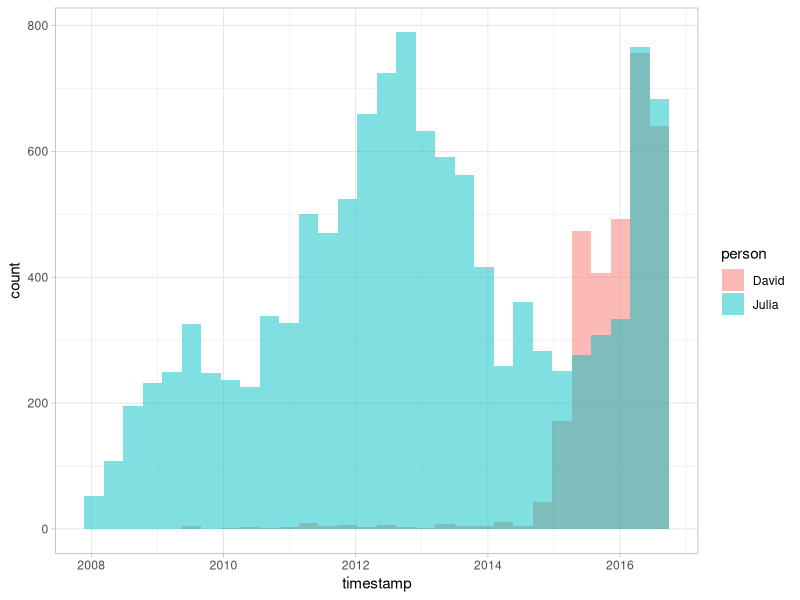
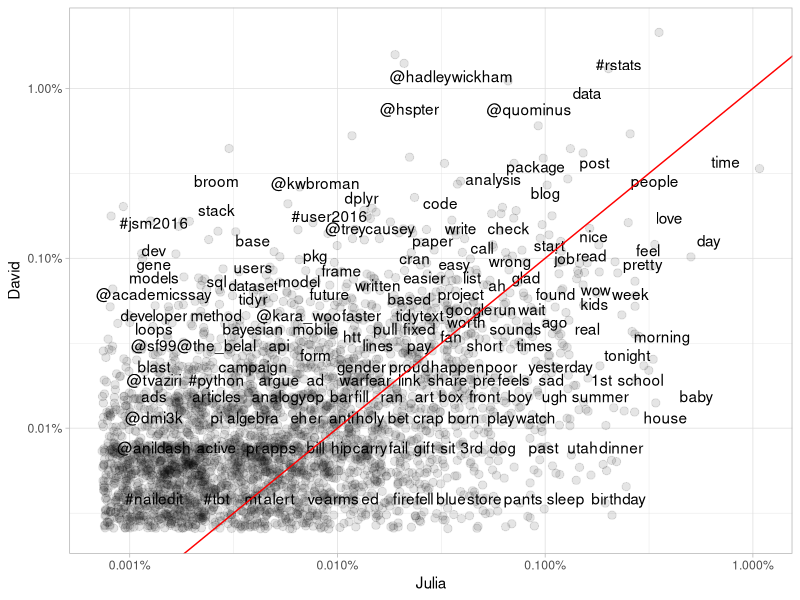
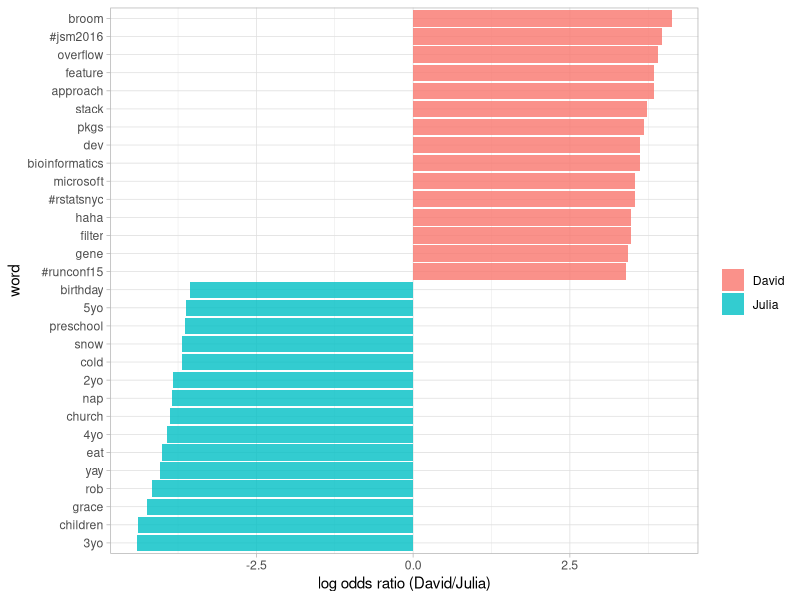

Reproduce these figures in R, in order. (Note: this script raises an error after producing the figures.)
## ---- chunk 1
library(knitr)
opts_chunk$set(message = FALSE, warning = FALSE, cache = TRUE)
options(width = 100, dplyr.width = 100)
library(ggplot2)
theme_set(theme_light())
## ---- chunk 2
library(lubridate)
library(ggplot2)
library(dplyr)

tweets_julia <- read.csv("data/tweets_julia.csv", stringsAsFactors = FALSE)
tweets_dave <- read.csv("data/tweets_dave.csv", stringsAsFactors = FALSE)
# take out the timezone thing if we don't do anything with times of day
tweets_julia$timestamp <- with_tz(ymd_hms(tweets_julia$timestamp), 
                                  "America/Denver")
tweets_dave$timestamp <- with_tz(ymd_hms(tweets_dave$timestamp), 
                                 "America/New_York")
tweets <- bind_rows(tweets_julia %>% 
                      mutate(person = "Julia"),
                    tweets_dave %>% 
                      mutate(person = "David"))

ggplot(tweets, aes(x = timestamp, fill = person)) +
  geom_histogram(alpha = 0.5, position = "identity")
## ---- chunk 3
library(tidytext)
library(stringr)

reg <- "([^A-Za-z_\\d#@']|'(?![A-Za-z_\\d#@]))"
tidy_tweets <- tweets %>% 
  mutate(text = str_replace_all(text, "https://t.co/[A-Za-z\\d]+|http://[A-Za-z\\d]+|&amp;|&lt;|&gt;|RT", "")) %>%
  unnest_tokens(word, text, token = "regex", pattern = reg) %>%
  filter(!word %in% stop_words$word,
         str_detect(word, "[a-z]"))
## ---- chunk 4
frequency <- tidy_tweets %>% 
  group_by(person) %>% 
  count(word, sort = TRUE) %>% 
  left_join(tidy_tweets %>% 
              group_by(person) %>% 
              summarise(total = n())) %>%
  mutate(freq = n/total)

frequency
## ---- chunk 5
frequency <- inner_join(frequency %>% 
                          filter(person == "Julia") %>% 
                          rename(Julia = freq),
                        frequency %>% 
                          filter(person == "David") %>% 
                          rename(David = freq),
                        by = "word") %>% 
  ungroup() %>% 
  select(word, Julia, David)

frequency

library(scales)
ggplot(frequency, aes(Julia, David)) +
  geom_jitter(alpha = 0.1, size = 2.5, width = 0.25, height = 0.25) +
  geom_text(aes(label = word), check_overlap = TRUE, vjust = 1.5) +
  scale_x_log10(labels = percent_format()) +
  scale_y_log10(labels = percent_format()) +
  geom_abline(color = "red")
## ---- chunk 6
library(tidyr)
word_ratios <- tidy_tweets %>%
  filter(!str_detect(word, "^@")) %>%
  count(word, person) %>%
  filter(sum(n) >= 5) %>%
  spread(person, n, fill = 0) %>%
  ungroup() %>%
  mutate_each(funs((. + 1) / sum(. + 1)), -word) %>%
  mutate(logratio = log(David / Julia)) %>%
  arrange(desc(logratio))
## ---- chunk 7
word_ratios %>% 
  arrange(abs(logratio))
## ---- chunk 8
word_ratios %>%
  group_by(logratio < 0) %>%
  top_n(15, abs(logratio)) %>%
  ungroup() %>%
  mutate(word = reorder(word, logratio)) %>%
  ggplot(aes(word, logratio, fill = logratio < 0)) +
  geom_bar(alpha = 0.8, stat = "identity") +
  coord_flip() +
  ylab("log odds ratio (David/Julia)") +
  scale_fill_discrete(name = "", labels = c("David", "Julia"))
## ---- chunk 9
totals <- tidy_tweets %>%
  group_by(person) %>%
  summarise(total_words = n())

totals
## ---- chunk 10
sentiment_by_person <- tidy_tweets %>%
  inner_join(get_sentiments("nrc")) %>%
  count(sentiment, person) %>%
  ungroup() %>%
  left_join(totals) %>%
  rename(words = n)

sentiment_by_person
## ---- chunk 11
library(purrr)

sentiment_differences <- sentiment_by_person %>% 
  nest(-sentiment) %>%
  mutate(tests = map(data, ~ poisson.test(.$words, .$total_words)))

sentiment_differences
## ---- chunk 12
library(broom)

sentiment_differences <- sentiment_differences %>% 
  unnest(map(tests, tidy)) %>% 
  select(-data, -tests)

sentiment_differences
## ---- chunk 13
library(scales)

sentiment_differences %>%
  ungroup() %>%
  mutate(sentiment = reorder(sentiment, estimate)) %>%
  mutate_each(funs(1 - .), estimate, conf.low, conf.high) %>%
  ggplot(aes(estimate, sentiment)) +
  geom_point(size = 2.5) +
  geom_errorbarh(aes(xmin = conf.low, xmax = conf.high)) +
  scale_x_continuous(labels = percent_format()) +
  labs(x = "% increase for Julia relative to David",
       y = "Sentiment")
